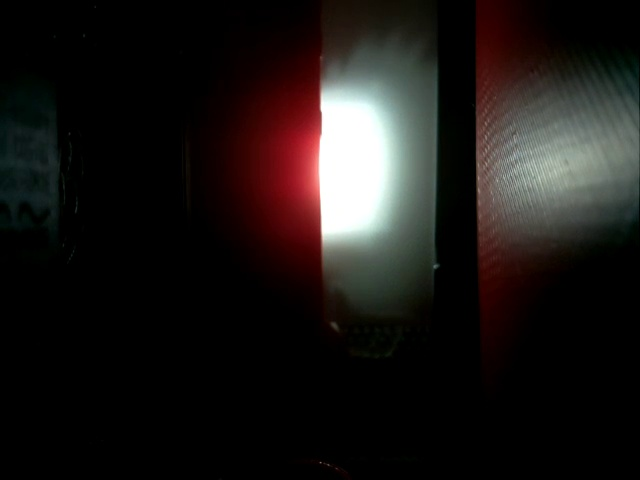
#> input picture Bills/Train500/i5a0000_f0284.jpg, 640 x 480 px; its folder holds only this picture in this run
$ python -i 'black ribbon detector.py'   (imports and definitions only)
#> lines starting #> are read from the running program, lines starting #| are printed output that depends on the picture; after the words box and inside, x2 and y2 are one past the last pixel; in counts of white or black regions, pixels touching at a corner belong together
from pathlib import Path
import cv2
import numpy as np
import tkinter as tk
from PIL import Image, ImageTk
import csv

def detect_black_stripe(image_path):
    # Load the image
    image = cv2.imread(str(image_path), cv2.IMREAD_GRAYSCALE)
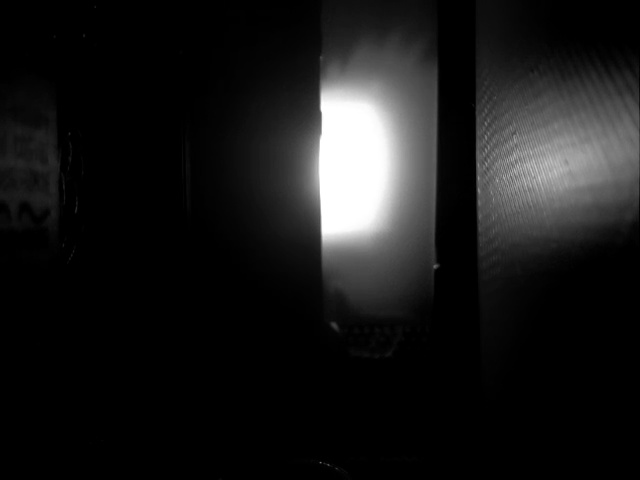
#> image: shape (480, 640); min 0, max 255, mean 25.4

    # Apply GaussianBlur to reduce noise and improve contour detection
    blurred_image = cv2.GaussianBlur(image, (5, 5), 0)

    # Adjust the threshold value for better detection
    _, binary_image = cv2.threshold(blurred_image, 60, 255, cv2.THRESH_BINARY_INV)
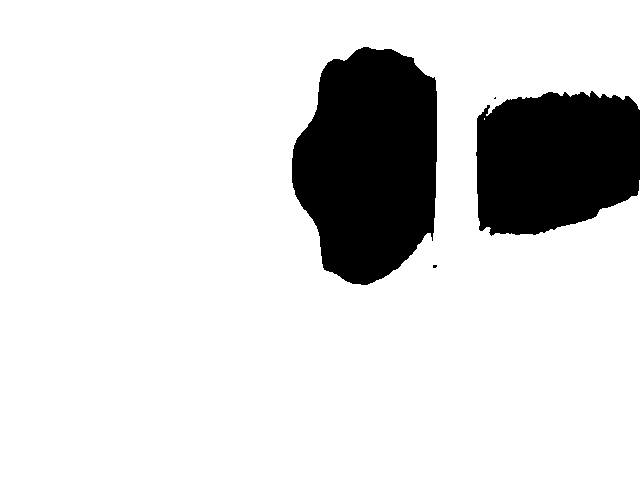
#> binary_image: shape (480, 640); 84.8% white; 4 black regions (2 under 20 px), largest, box (x1, y1, x2, y2) and area: (292, 47, 437, 285) 26686, (476, 91, 640, 236) 20092

    # Apply morphological operations to clean up the binary image
    kernel = np.ones((5, 5), np.uint8)
    cleaned_image = cv2.morphologyEx(binary_image, cv2.MORPH_CLOSE, kernel)
#> cleaned_image: shape (480, 640); 84.8% white; 2 black regions, box (x1, y1, x2, y2) and area: (292, 47, 437, 285) 26673, (477, 92, 640, 235) 19977
    cleaned_image = cv2.morphologyEx(cleaned_image, cv2.MORPH_OPEN, kernel)
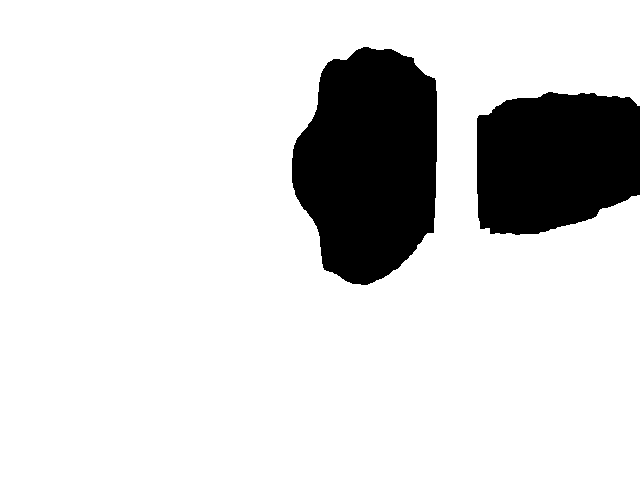
#> cleaned_image: shape (480, 640); 84.8% white; 2 black regions

    # Find contours in the cleaned binary image
    contours, _ = cv2.findContours(cleaned_image, cv2.RETR_EXTERNAL, cv2.CHAIN_APPROX_SIMPLE)
#> contours = 1 contour; box (x1, y1, x2, y2) and area: (0, 0, 640, 480) 285852

    for contour in contours:
        # Get the bounding box of the contour
        x, y, w, h = cv2.boundingRect(contour)

        # Define the minimum and maximum width and height for the stripe
        min_width = 5
        min_height = 30  # Adjusted to be slightly more flexible
        max_width = 100
        max_height = 400

        # Define aspect ratio and area constraints
        aspect_ratio = h / w
        min_aspect_ratio = 2
        max_aspect_ratio = 20
        min_area = 1000
        max_area = 15000
        area = w * h

        # Check if the bounding box matches the expected stripe dimensions, aspect ratio, and area
        if (min_width <= w <= max_width and min_height <= h <= max_height and
                min_aspect_ratio <= aspect_ratio <= max_aspect_ratio and
                min_area <= area <= max_area):
            # Draw the bounding box for visualization
            cv2.rectangle(image, (x, y), (x+w, y+h), (255, 0, 0), 2)
            return True, image
#> this loop made 1 pass
#> (x, y, w, h, min_width, min_height, max_width, max_height) on pass 1: (0, 0, 640, 480, 5, 30, 100, 400)

    return False, image

def initial_write_results_to_csv(image_dir, csv_path):
    image_paths = list(Path(image_dir).glob('*.jpg'))
    results = {}

    for image_path in image_paths:
        has_black_stripe, _ = detect_black_stripe(image_path)
#> has_black_stripe = False
        results[image_path] = int(has_black_stripe)

    # Write initial results to CSV
    with open(csv_path, 'w', newline='') as csvfile:
        csvwriter = csv.writer(csvfile)
        for image_path, has_black_stripe in results.items():
            csvwriter.writerow([str(image_path), has_black_stripe])
#> this loop made 1 pass
#> has_black_stripe on pass 1: 0

    return results

class ImageNavigator:
    def __init__(self, image_dir, csv_path):
        self.image_dir = image_dir
        self.image_paths = list(Path(image_dir).glob('*.jpg'))
        self.current_index = 0
        self.csv_path = csv_path
        self.detection_results = initial_write_results_to_csv(image_dir, csv_path)
#> self.detection_results = 1 item
        self.corrections = {}

        self.root = tk.Tk()
        self.root.title("Image Navigator")

        self.image_label = tk.Label(self.root)
        self.image_label.pack()

        self.result_label = tk.Label(self.root, text="")
        self.result_label.pack()

        self.prev_button = tk.Button(self.root, text="< (Left Arrow)", command=self.prev_image)
        self.prev_button.pack(side="left")

        self.next_button = tk.Button(self.root, text="> (Right Arrow)", command=self.next_image)
        self.next_button.pack(side="right")

        self.correct_button = tk.Button(self.root, text="This has a stripe (Space)", command=self.mark_as_stripe)
        self.correct_button.pack(side="left")

        self.incorrect_button = tk.Button(self.root, text="This doesn't have a stripe (/)", command=self.mark_as_no_stripe)
        self.incorrect_button.pack(side="right")

        self.root.bind('<Left>', lambda event: self.prev_image())
        self.root.bind('<Right>', lambda event: self.next_image())
        self.root.bind('<space>', lambda event: self.mark_as_stripe())
        self.root.bind('</>', lambda event: self.mark_as_no_stripe())

        self.update_image()

        self.root.protocol("WM_DELETE_WINDOW", self.on_closing)
        self.root.mainloop()

    def update_image(self):
        if not self.image_paths:
            self.result_label.config(text="No images found.")
            return

        image_path = self.image_paths[self.current_index]
        has_black_stripe = self.detection_results[image_path]
#> has_black_stripe = 0
        _, processed_image = detect_black_stripe(image_path)
#> the loop in detect_black_stripe (call 2), `for contour in contours:` made 1 pass

        processed_image_rgb = cv2.cvtColor(processed_image, cv2.COLOR_GRAY2RGB)
        im = Image.fromarray(processed_image_rgb)
        imgtk = ImageTk.PhotoImage(image=im)

        self.image_label.config(image=imgtk)
        self.image_label.image = imgtk

        if image_path in self.corrections:
            corrected_result = self.corrections[image_path]
            if corrected_result:
                detection_text = f"Black stripe detected: ({image_path.name})"
            else:
                detection_text = f"Black stripe not detected: ({image_path.name})"
        else:
            if has_black_stripe:
                detection_text = f"Black stripe detected: ({image_path.name})"
            else:
                detection_text = f"Black stripe not detected: ({image_path.name})"

        self.result_label.config(text=detection_text)

    def next_image(self):
        self.current_index = (self.current_index + 1) % len(self.image_paths)
        self.update_image()

    def prev_image(self):
        self.current_index = (self.current_index - 1) % len(self.image_paths)
        self.update_image()

    # [50 lines left out: functions mark_as_stripe, mark_as_no_stripe, calculate_summary, on_closing, not called in this run]

# Directory containing images
image_dir = 'C:/Users/abdel/OneDrive/Desktop/TF Work/Bills/Train500/'
# Path to the CSV file
csv_path = 'C:/Users/abdel/OneDrive/Desktop/TF Work/Bills/labels.csv'

# Start the image navigator
navigator = ImageNavigator(image_dir, csv_path)

>>> result = detect_black_stripe('Train500/i5a0000_f0284.jpg')

$ run again, on Bills/Train500/i5a0001_f0031.jpg
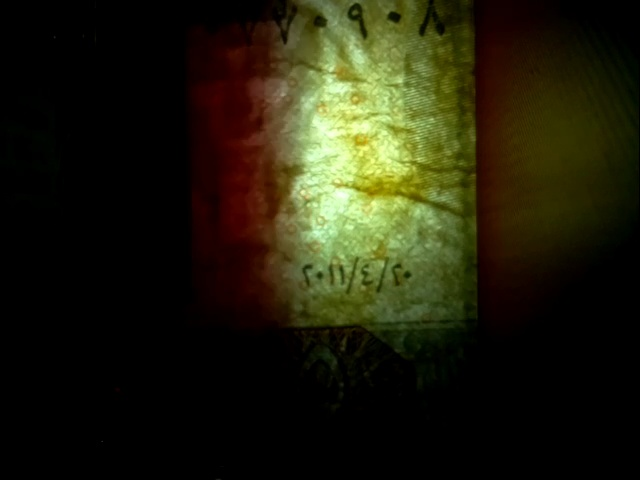
#> input picture Bills/Train500/i5a0001_f0031.jpg, 640 x 480 px
#> in detect_black_stripe, `_, binary_image = cv2.threshold(blurred_image, 60, 255, cv2.THRESH_BIN..`:
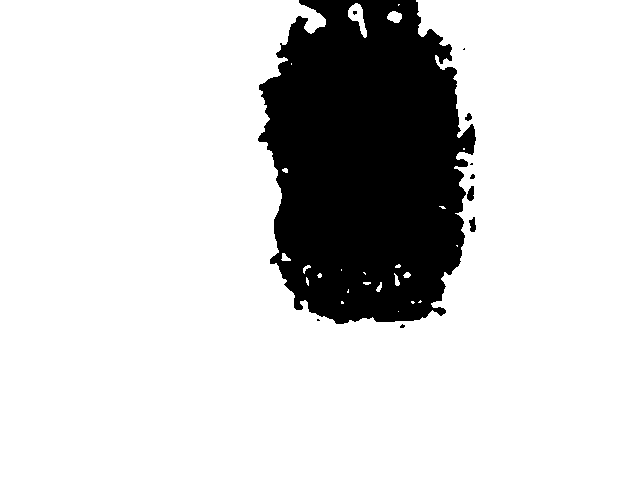
#> binary_image: shape (480, 640); 82.3% white; 10 black regions (6 under 20 px), largest, box (x1, y1, x2, y2) and area: (258, 0, 476, 324) 54002, (467, 186, 474, 201) 80, (469, 217, 476, 232) 72, (465, 113, 472, 121) 37
#> in detect_black_stripe, `cleaned_image = cv2.morphologyEx(cleaned_image, cv2.MORPH_OPEN, kernel)`:
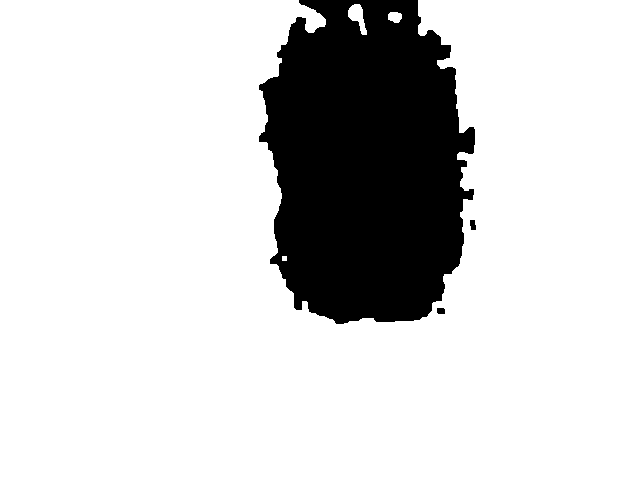
#> cleaned_image: shape (480, 640); 82.3% white; 3 black regions
#> contours = 4 contours, 1 with area under 20; largest, box (x1, y1, x2, y2) and area: (0, 0, 640, 480) 250783, (348, 4, 367, 35) 264, (388, 12, 402, 23) 106
#> the loop in detect_black_stripe, `for contour in contours:` made 4 passes
#> (x, y, w, h, aspect_ratio, area) on passes 2 to 4: (388, 12, 14, 11, 0.786, 154), (348, 4, 19, 31, 1.63, 589), (0, 0, 640, 480, 0.75, 307200)
#> in initial_write_results_to_csv, `has_black_stripe, _ = detect_black_stripe(image_path)`: has_black_stripe = False
#> the loop in initial_write_results_to_csv, `for image_path, has_black_stripe in results.items():` made 1 pass
#> has_black_stripe on pass 1: 0
#> self.detection_results = 1 item
#> in update_image, `has_black_stripe = self.detection_results[image_path]`: has_black_stripe = 0
#> the loop in detect_black_stripe (call 2), `for contour in contours:` made 4 passes

$ run again, on Bills/Train500/i5a0001_f0127.jpg
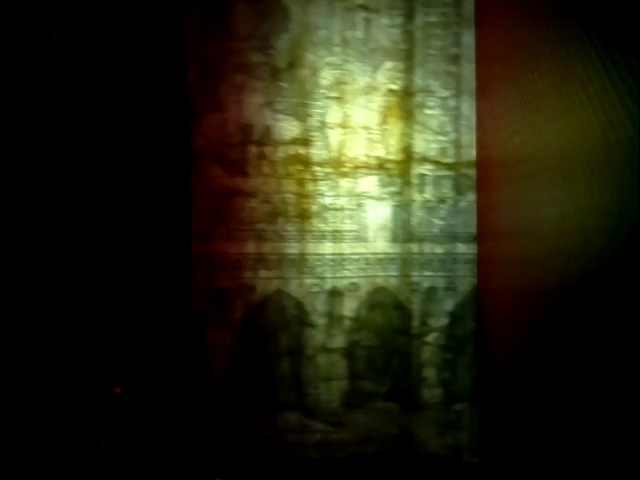
#> input picture Bills/Train500/i5a0001_f0127.jpg, 640 x 480 px
#> in detect_black_stripe, `_, binary_image = cv2.threshold(blurred_image, 60, 255, cv2.THRESH_BIN..`:
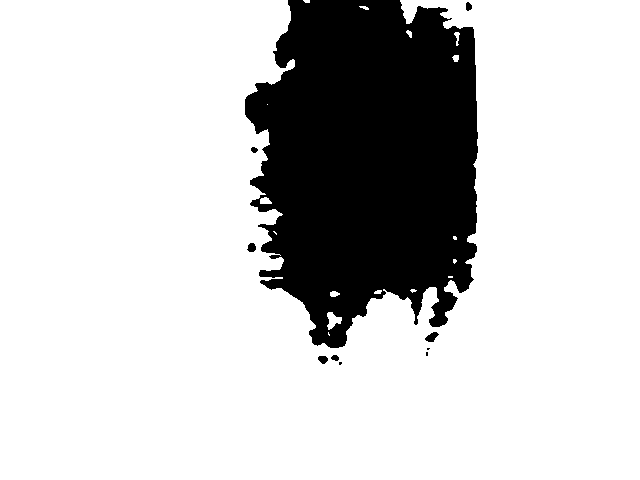
#> binary_image: shape (480, 640); 79.7% white; 10 black regions (3 under 20 px), largest, box (x1, y1, x2, y2) and area: (245, 0, 478, 348) 62008, (425, 332, 439, 342) 84, (247, 243, 256, 252) 62
#> in detect_black_stripe, `cleaned_image = cv2.morphologyEx(cleaned_image, cv2.MORPH_OPEN, kernel)`:
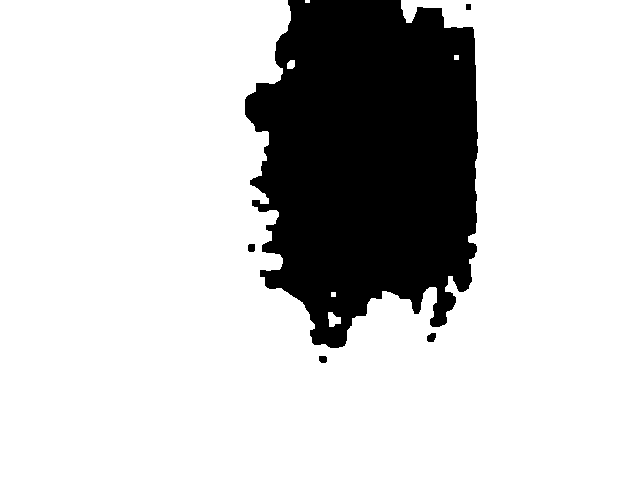
#> cleaned_image: shape (480, 640); 79.7% white; 5 black regions
#> contours = 6 contours, 3 with area under 20; largest, box (x1, y1, x2, y2) and area: (0, 0, 640, 480) 243121, (328, 312, 341, 327) 110, (287, 60, 295, 69) 50
#> the loop in detect_black_stripe, `for contour in contours:` made 6 passes
#> (x, y, w, h, aspect_ratio, area) on passes 1, 3, 6: (328, 312, 13, 15, 1.15, 195), (287, 60, 8, 9, 1.12, 72), (0, 0, 640, 480, 0.75, 307200)
#> in initial_write_results_to_csv, `has_black_stripe, _ = detect_black_stripe(image_path)`: has_black_stripe = False
#> the loop in initial_write_results_to_csv, `for image_path, has_black_stripe in results.items():` made 1 pass
#> has_black_stripe on pass 1: 0
#> self.detection_results = 1 item
#> in update_image, `has_black_stripe = self.detection_results[image_path]`: has_black_stripe = 0
#> the loop in detect_black_stripe (call 2), `for contour in contours:` made 6 passes
